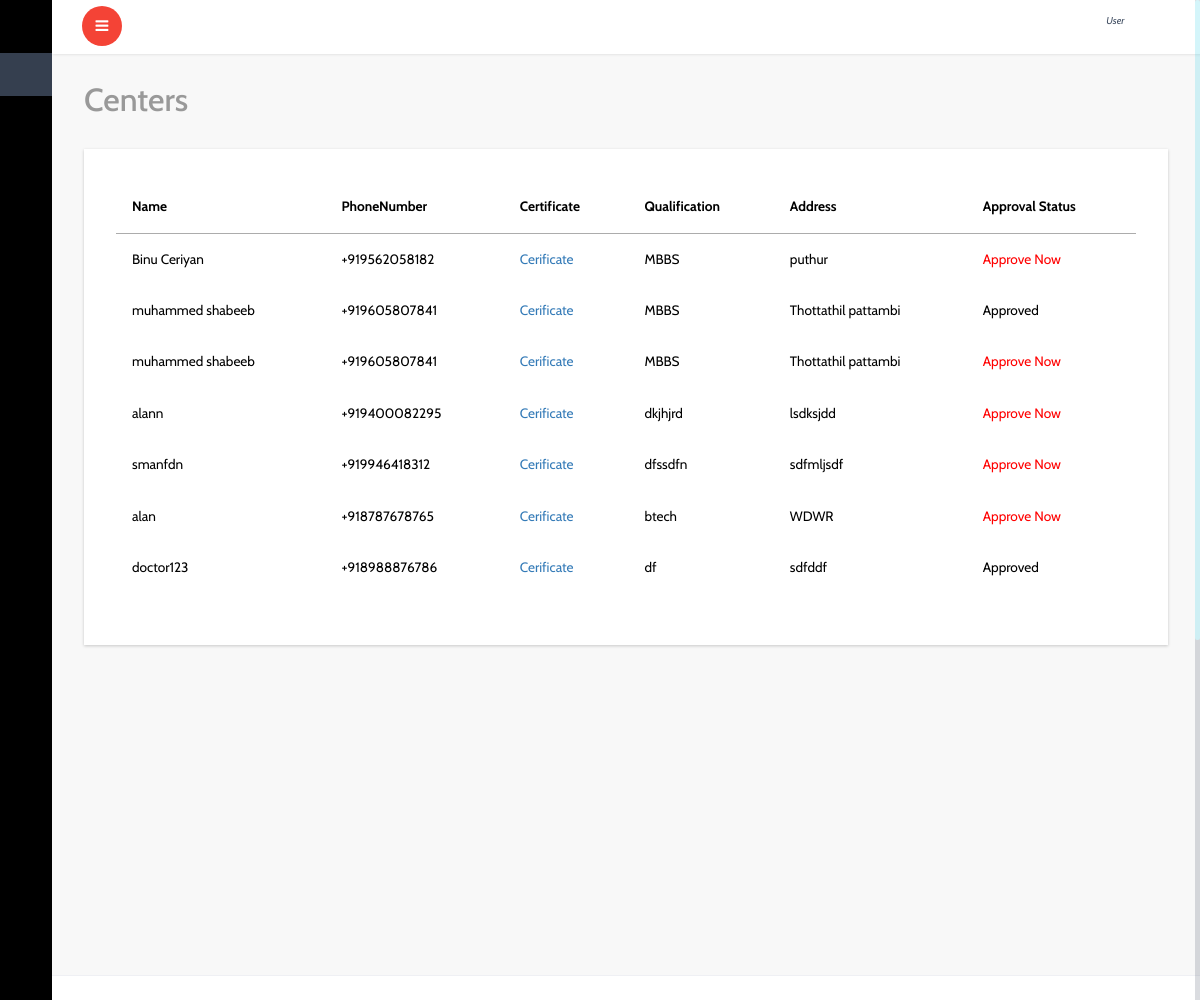
Screenshot of /all_doctor/ (signed in) with the database file from the repository.
### account/models.py (models this page shows, shortened)
class Doctor(models.Model):
    user=models.OneToOneField(User,on_delete=models.CASCADE)
    center=models.ForeignKey(Center,on_delete=models.CASCADE,blank=True,null=True)
    name=models.CharField(max_length=50)
    doctor_photo=models.ImageField(upload_to='doctor_iamge')
    phonenumber=PhoneNumberField()
    doctor_certificate=models.FileField(upload_to='doctor_certificate')
    qualification=models.CharField(max_length=60)
    address=models.TextField()
    doctor_avilability=models.CharField(max_length=50,blank=True,null=True,choices=available)
    online_avilable=models.BooleanField(default=False)
    status_appruval=models.BooleanField(default=False)

### account/views.py (the view)
# urls.py: path('all_doctor/',views.all_doctor,name='all_doctor'),
def all_doctor(request):
    c=Doctor.objects.all()
    return render(request,'admin/doctor.html',{'c':c})

### templates/admin/doctor.html (shortened to what this page needs)
{% extends 'dashboard/index.html' %}
{% block content %}
			<div id="page-wrapper">
				<div class="graphs">
					<h3 class="blank1">Centers</h3>
					 <div class="xs tabls">
						<div class="bs-example4" data-example-id="contextual-table">
                            <table class="table">
                                {% if c %}
                                <thead>
                                    <tr>
                                      <th>Name</th>
                                      <th>PhoneNumber</th>
                                       <th>Certificate</th>
                                       <th>Qualification</th>
                                       <th>Address</th>
                                        <th>Approval Status</th>
                                    </tr>
                                </thead>
                                <tbody>
                                    {% for l in c %}
                                    <tr>
                                        <td>{{l.name}}</td>
                                        <td>{{l.phonenumber}}</td>
                                        <td><a href="{{l.doctor_certificate}}">Cerificate</a></td>
                                        <td>{{l.qualification}}</td>
                                        <td>{{l.address}}</td>
                                     {% if l.status_appruval == True %}
                                        <td>Approved</td>
                                        {% else %}
                                        <td><a href="{% url 'doctorappruval' l.id %}" style="color: red;">Approve Now</a></td>
                                        {% endif %}
                                    </tr>
                                    {% endfor %}
                                </tbody>
                            </table>
                            {% else %}
                            <h4>Not Registerd For appruval</h4>
                            {% endif %}
					   </div>
						</div>
						</div>
					</div>
		{% endblock %}

### rows the page displays
Doctor: name "Binu Ceriyan", phonenumber "+919562058182", qualification "MBBS", address "puthur", status_appruval "Approve Now"
Doctor: name "muhammed shabeeb", phonenumber "+919605807841", qualification "MBBS", address "Thottathil pattambi", status_appruval "Approved"
Doctor: name "muhammed shabeeb", phonenumber "+919605807841", qualification "MBBS", address "Thottathil pattambi", status_appruval "Approve Now"
Doctor: name "alann", phonenumber "+919400082295", qualification "dkjhjrd", address "lsdksjdd", status_appruval "Approve Now"
Doctor: name "smanfdn", phonenumber "+919946418312", qualification "dfssdfn", address "sdfmljsdf", status_appruval "Approve Now"
Doctor: name "alan", phonenumber "+918787678765", qualification "btech", address "WDWR", status_appruval "Approve Now"
Doctor: name "doctor123", phonenumber "+918988876786", qualification "df", address "sdfddf", status_appruval "Approved"
